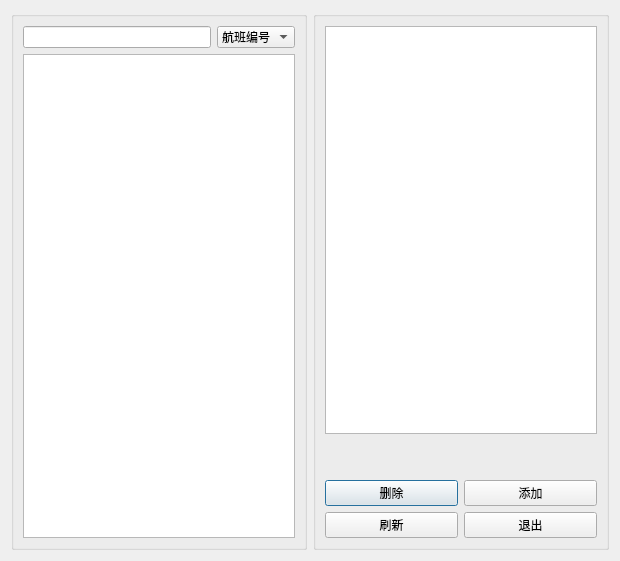
<?xml version="1.0" encoding="UTF-8"?>
<ui version="4.0">
 <class>AdminHouse</class>
 <widget class="QDialog" name="AdminHouse">
  <property name="geometry">
   <rect>
    <x>0</x>
    <y>0</y>
    <width>620</width>
    <height>561</height>
   </rect>
  </property>
  <property name="windowTitle">
   <string>Dialog</string>
  </property>
  <layout class="QGridLayout" name="gridLayout_3">
   <item row="0" column="0">
    <widget class="QGroupBox" name="groupBox">
     <property name="title">
      <string/>
     </property>
     <layout class="QVBoxLayout" name="verticalLayout_2">
      <item>
       <layout class="QGridLayout" name="gridLayout">
        <item row="0" column="0">
         <widget class="QLineEdit" name="txtSearch"/>
        </item>
        <item row="0" column="1">
         <widget class="QComboBox" name="comSearch">
          <item>
           <property name="text">
            <string>航班编号</string>
           </property>
          </item>
          <item>
           <property name="text">
            <string>起飞地</string>
           </property>
          </item>
          <item>
           <property name="text">
            <string>目的地</string>
           </property>
          </item>
         </widget>
        </item>
       </layout>
      </item>
      <item>
       <widget class="QTableView" name="tableView"/>
      </item>
     </layout>
    </widget>
   </item>
   <item row="0" column="1">
    <widget class="QGroupBox" name="groupBox_2">
     <property name="title">
      <string/>
     </property>
     <layout class="QVBoxLayout" name="verticalLayout" stretch="4,0,1">
      <item>
       <widget class="QTextEdit" name="txtMessage"/>
      </item>
      <item>
       <spacer name="verticalSpacer">
        <property name="orientation">
         <enum>Qt::Vertical</enum>
        </property>
        <property name="sizeHint" stdset="0">
         <size>
          <width>20</width>
          <height>40</height>
         </size>
        </property>
       </spacer>
      </item>
      <item>
       <layout class="QGridLayout" name="gridLayout_2">
        <item row="0" column="0">
         <widget class="QPushButton" name="BtnDelete">
          <property name="text">
           <string>删除</string>
          </property>
         </widget>
        </item>
        <item row="0" column="1">
         <widget class="QPushButton" name="BtnAdd">
          <property name="text">
           <string>添加</string>
          </property>
         </widget>
        </item>
        <item row="1" column="0">
         <widget class="QPushButton" name="BtnRefreah">
          <property name="text">
           <string>刷新</string>
          </property>
         </widget>
        </item>
        <item row="1" column="1">
         <widget class="QPushButton" name="BtnClose">
          <property name="text">
           <string>退出</string>
          </property>
         </widget>
        </item>
       </layout>
      </item>
     </layout>
    </widget>
   </item>
  </layout>
 </widget>
 <resources/>
 <connections/>
</ui>
